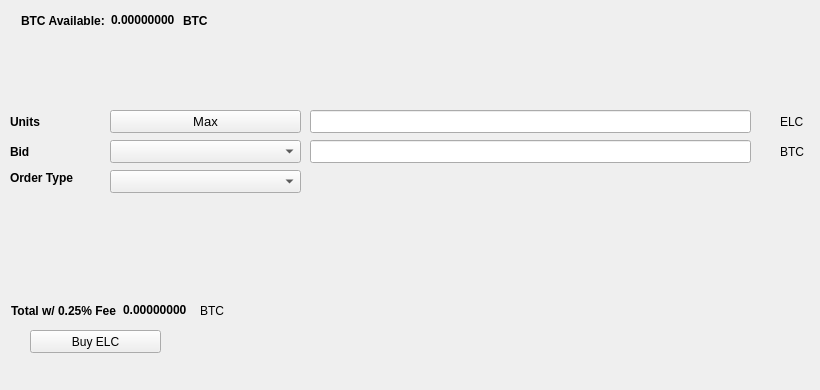
   <widget class="QWidget" name="BuyTab">
    <attribute name="title">
     <string>Buy</string>
    </attribute>
    <widget class="QPushButton" name="BuyELC">
     <property name="geometry">
      <rect>
       <x>30</x>
       <y>330</y>
       <width>131</width>
       <height>23</height>
      </rect>
     </property>
     <property name="text">
      <string>Buy ELC</string>
     </property>
     <property name="icon">
      <iconset resource="../elecash.qrc">
       <normaloff>:/icons/bitcoin</normaloff>:/icons/bitcoin</iconset>
     </property>
    </widget>
    <widget class="QLabel" name="label_3">
     <property name="geometry">
      <rect>
       <x>10</x>
       <y>110</y>
       <width>46</width>
       <height>23</height>
      </rect>
     </property>
     <property name="font">
      <font>
       <weight>75</weight>
       <bold>true</bold>
      </font>
     </property>
     <property name="text">
      <string>Units</string>
     </property>
    </widget>
    <widget class="QLineEdit" name="UnitsInput">
     <property name="geometry">
      <rect>
       <x>310</x>
       <y>110</y>
       <width>441</width>
       <height>23</height>
      </rect>
     </property>
     <property name="font">
      <font>
       <pointsize>9</pointsize>
       <weight>75</weight>
       <bold>true</bold>
      </font>
     </property>
    </widget>
    <widget class="QLineEdit" name="BuyBidPriceEdit">
     <property name="geometry">
      <rect>
       <x>310</x>
       <y>140</y>
       <width>441</width>
       <height>23</height>
      </rect>
     </property>
     <property name="font">
      <font>
       <pointsize>9</pointsize>
       <weight>75</weight>
       <bold>true</bold>
      </font>
     </property>
    </widget>
    <widget class="QLabel" name="label_4">
     <property name="geometry">
      <rect>
       <x>780</x>
       <y>110</y>
       <width>31</width>
       <height>23</height>
      </rect>
     </property>
     <property name="text">
      <string>ELC</string>
     </property>
    </widget>
    <widget class="QLabel" name="label_5">
     <property name="geometry">
      <rect>
       <x>780</x>
       <y>140</y>
       <width>31</width>
       <height>23</height>
      </rect>
     </property>
     <property name="text">
      <string>BTC</string>
     </property>
    </widget>
    <widget class="QLabel" name="label_6">
     <property name="geometry">
      <rect>
       <x>10</x>
       <y>140</y>
       <width>46</width>
       <height>23</height>
      </rect>
     </property>
     <property name="font">
      <font>
       <weight>75</weight>
       <bold>true</bold>
      </font>
     </property>
     <property name="text">
      <string>Bid</string>
     </property>
    </widget>
    <widget class="QLabel" name="label_7">
     <property name="geometry">
      <rect>
       <x>10</x>
       <y>170</y>
       <width>91</width>
       <height>16</height>
      </rect>
     </property>
     <property name="font">
      <font>
       <weight>75</weight>
       <bold>true</bold>
      </font>
     </property>
     <property name="text">
      <string>Order Type</string>
     </property>
    </widget>
    <widget class="QPushButton" name="Buy_Max_Amount">
     <property name="geometry">
      <rect>
       <x>110</x>
       <y>110</y>
       <width>191</width>
       <height>23</height>
      </rect>
     </property>
     <property name="font">
      <font>
       <pointsize>10</pointsize>
      </font>
     </property>
     <property name="text">
      <string>Max</string>
     </property>
    </widget>
    <widget class="QComboBox" name="BuyBidcomboBox">
     <property name="geometry">
      <rect>
       <x>110</x>
       <y>140</y>
       <width>191</width>
       <height>23</height>
      </rect>
     </property>
     <property name="font">
      <font>
       <pointsize>10</pointsize>
      </font>
     </property>
    </widget>
    <widget class="QComboBox" name="buyOrdertypeCombo">
     <property name="geometry">
      <rect>
       <x>110</x>
       <y>170</y>
       <width>191</width>
       <height>23</height>
      </rect>
     </property>
     <property name="font">
      <font>
       <pointsize>10</pointsize>
      </font>
     </property>
    </widget>
    <widget class="QWidget" name="layoutWidget1">
     <property name="geometry">
      <rect>
       <x>21</x>
       <y>11</y>
       <width>227</width>
       <height>19</height>
      </rect>
     </property>
     <layout class="QHBoxLayout" name="horizontalLayout_3">
      <item>
       <widget class="QLabel" name="label232">
        <property name="font">
         <font>
          <weight>75</weight>
          <bold>true</bold>
         </font>
        </property>
        <property name="text">
         <string>BTC Available:</string>
        </property>
       </widget>
      </item>
      <item>
       <widget class="QLabel" name="BtcAvailableLbl">
        <property name="palette">
         <palette>
          <active>
           <colorrole role="WindowText">
            <brush brushstyle="SolidPattern">
             <color alpha="255">
              <red>0</red>
              <green>0</green>
              <blue>0</blue>
             </color>
            </brush>
           </colorrole>
           <colorrole role="Button">
            <brush brushstyle="SolidPattern">
             <color alpha="255">
              <red>0</red>
              <green>170</green>
              <blue>0</blue>
             </color>
            </brush>
           </colorrole>
           <colorrole role="Light">
            <brush brushstyle="SolidPattern">
             <color alpha="255">
              <red>0</red>
              <green>255</green>
              <blue>0</blue>
             </color>
            </brush>
           </colorrole>
           <colorrole role="Midlight">
            <brush brushstyle="SolidPattern">
             <color alpha="255">
              <red>0</red>
              <green>212</green>
              <blue>0</blue>
             </color>
            </brush>
           </colorrole>
           <colorrole role="Dark">
            <brush brushstyle="SolidPattern">
             <color alpha="255">
              <red>0</red>
              <green>85</green>
              <blue>0</blue>
             </color>
            </brush>
           </colorrole>
           <colorrole role="Mid">
            <brush brushstyle="SolidPattern">
             <color alpha="255">
              <red>0</red>
              <green>113</green>
              <blue>0</blue>
             </color>
            </brush>
           </colorrole>
           <colorrole role="Text">
            <brush brushstyle="SolidPattern">
             <color alpha="255">
              <red>0</red>
              <green>170</green>
              <blue>0</blue>
             </color>
            </brush>
           </colorrole>
           <colorrole role="BrightText">
            <brush brushstyle="SolidPattern">
             <color alpha="255">
              <red>255</red>
              <green>255</green>
              <blue>255</blue>
             </color>
            </brush>
           </colorrole>
           <colorrole role="ButtonText">
            <brush brushstyle="SolidPattern">
             <color alpha="255">
              <red>0</red>
              <green>0</green>
              <blue>0</blue>
             </color>
            </brush>
           </colorrole>
           <colorrole role="Base">
            <brush brushstyle="SolidPattern">
             <color alpha="255">
              <red>255</red>
              <green>255</green>
              <blue>255</blue>
             </color>
            </brush>
           </colorrole>
           <colorrole role="Window">
            <brush brushstyle="SolidPattern">
             <color alpha="255">
              <red>0</red>
              <green>170</green>
              <blue>0</blue>
             </color>
            </brush>
           </colorrole>
           <colorrole role="Shadow">
            <brush brushstyle="SolidPattern">
             <color alpha="255">
              <red>0</red>
              <green>0</green>
              <blue>0</blue>
             </color>
            </brush>
           </colorrole>
           <colorrole role="AlternateBase">
            <brush brushstyle="SolidPattern">
             <color alpha="255">
              <red>127</red>
              <green>212</green>
              <blue>127</blue>
             </color>
            </brush>
           </colorrole>
           <colorrole role="ToolTipBase">
            <brush brushstyle="SolidPattern">
             <color alpha="255">
              <red>255</red>
              <green>255</green>
              <blue>220</blue>
             </color>
            </brush>
           </colorrole>
           <colorrole role="ToolTipText">
            <brush brushstyle="SolidPattern">
             <color alpha="255">
              <red>0</red>
              <green>0</green>
              <blue>0</blue>
             </color>
            </brush>
           </colorrole>
          </active>
          <inactive>
           <colorrole role="WindowText">
            <brush brushstyle="SolidPattern">
             <color alpha="255">
              <red>0</red>
              <green>0</green>
              <blue>0</blue>
             </color>
            </brush>
           </colorrole>
           <colorrole role="Button">
            <brush brushstyle="SolidPattern">
             <color alpha="255">
              <red>0</red>
              <green>170</green>
              <blue>0</blue>
             </color>
            </brush>
           </colorrole>
           <colorrole role="Light">
            <brush brushstyle="SolidPattern">
             <color alpha="255">
              <red>0</red>
              <green>255</green>
              <blue>0</blue>
             </color>
            </brush>
           </colorrole>
           <colorrole role="Midlight">
            <brush brushstyle="SolidPattern">
             <color alpha="255">
              <red>0</red>
              <green>212</green>
              <blue>0</blue>
             </color>
            </brush>
           </colorrole>
           <colorrole role="Dark">
            <brush brushstyle="SolidPattern">
             <color alpha="255">
              <red>0</red>
              <green>85</green>
              <blue>0</blue>
             </color>
            </brush>
           </colorrole>
           <colorrole role="Mid">
            <brush brushstyle="SolidPattern">
             <color alpha="255">
              <red>0</red>
              <green>113</green>
              <blue>0</blue>
             </color>
            </brush>
           </colorrole>
           <colorrole role="Text">
            <brush brushstyle="SolidPattern">
             <color alpha="255">
              <red>0</red>
              <green>170</green>
              <blue>0</blue>
             </color>
            </brush>
           </colorrole>
           <colorrole role="BrightText">
            <brush brushstyle="SolidPattern">
             <color alpha="255">
              <red>255</red>
              <green>255</green>
              <blue>255</blue>
             </color>
            </brush>
           </colorrole>
           <colorrole role="ButtonText">
            <brush brushstyle="SolidPattern">
             <color alpha="255">
              <red>0</red>
              <green>0</green>
              <blue>0</blue>
             </color>
            </brush>
           </colorrole>
           <colorrole role="Base">
            <brush brushstyle="SolidPattern">
             <color alpha="255">
              <red>255</red>
              <green>255</green>
              <blue>255</blue>
             </color>
            </brush>
           </colorrole>
           <colorrole role="Window">
            <brush brushstyle="SolidPattern">
             <color alpha="255">
              <red>0</red>
              <green>170</green>
              <blue>0</blue>
             </color>
            </brush>
           </colorrole>
           <colorrole role="Shadow">
            <brush brushstyle="SolidPattern">
             <color alpha="255">
              <red>0</red>
              <green>0</green>
              <blue>0</blue>
             </color>
            </brush>
           </colorrole>
           <colorrole role="AlternateBase">
            <brush brushstyle="SolidPattern">
             <color alpha="255">
              <red>127</red>
              <green>212</green>
              <blue>127</blue>
             </color>
            </brush>
           </colorrole>
           <colorrole role="ToolTipBase">
            <brush brushstyle="SolidPattern">
             <color alpha="255">
              <red>255</red>
              <green>255</green>
              <blue>220</blue>
             </color>
            </brush>
           </colorrole>
           <colorrole role="ToolTipText">
            <brush brushstyle="SolidPattern">
             <color alpha="255">
              <red>0</red>
              <green>0</green>
              <blue>0</blue>
             </color>
            </brush>
           </colorrole>
          </inactive>
          <disabled>
           <colorrole role="WindowText">
            <brush brushstyle="SolidPattern">
             <color alpha="255">
              <red>0</red>
              <green>85</green>
              <blue>0</blue>
             </color>
            </brush>
           </colorrole>
           <colorrole role="Button">
            <brush brushstyle="SolidPattern">
             <color alpha="255">
              <red>0</red>
              <green>170</green>
              <blue>0</blue>
             </color>
            </brush>
           </colorrole>
           <colorrole role="Light">
            <brush brushstyle="SolidPattern">
             <color alpha="255">
              <red>0</red>
              <green>255</green>
              <blue>0</blue>
             </color>
            </brush>
           </colorrole>
           <colorrole role="Midlight">
            <brush brushstyle="SolidPattern">
             <color alpha="255">
              <red>0</red>
              <green>212</green>
              <blue>0</blue>
             </color>
            </brush>
           </colorrole>
           <colorrole role="Dark">
            <brush brushstyle="SolidPattern">
             <color alpha="255">
              <red>0</red>
              <green>85</green>
              <blue>0</blue>
             </color>
            </brush>
           </colorrole>
           <colorrole role="Mid">
            <brush brushstyle="SolidPattern">
             <color alpha="255">
              <red>0</red>
              <green>113</green>
              <blue>0</blue>
             </color>
            </brush>
           </colorrole>
           <colorrole role="Text">
            <brush brushstyle="SolidPattern">
             <color alpha="255">
              <red>0</red>
              <green>85</green>
              <blue>0</blue>
             </color>
            </brush>
           </colorrole>
           <colorrole role="BrightText">
            <brush brushstyle="SolidPattern">
             <color alpha="255">
              <red>255</red>
              <green>255</green>
              <blue>255</blue>
             </color>
            </brush>
           </colorrole>
           <colorrole role="ButtonText">
            <brush brushstyle="SolidPattern">
             <color alpha="255">
              <red>0</red>
              <green>85</green>
              <blue>0</blue>
             </color>
            </brush>
           </colorrole>
           <colorrole role="Base">
            <brush brushstyle="SolidPattern">
             <color alpha="255">
              <red>0</red>
              <green>170</green>
              <blue>0</blue>
             </color>
            </brush>
           </colorrole>
           <colorrole role="Window">
            <brush brushstyle="SolidPattern">
             <color alpha="255">
              <red>0</red>
              <green>170</green>
              <blue>0</blue>
             </color>
            </brush>
           </colorrole>
           <colorrole role="Shadow">
            <brush brushstyle="SolidPattern">
             <color alpha="255">
              <red>0</red>
              <green>0</green>
              <blue>0</blue>
             </color>
            </brush>
           </colorrole>
           <colorrole role="AlternateBase">
            <brush brushstyle="SolidPattern">
             <color alpha="255">
              <red>0</red>
              <green>170</green>
              <blue>0</blue>
             </color>
            </brush>
           </colorrole>
           <colorrole role="ToolTipBase">
            <brush brushstyle="SolidPattern">
             <color alpha="255">
              <red>255</red>
              <green>255</green>
              <blue>220</blue>
             </color>
            </brush>
           </colorrole>
           <colorrole role="ToolTipText">
            <brush brushstyle="SolidPattern">
             <color alpha="255">
              <red>0</red>
              <green>0</green>
              <blue>0</blue>
             </color>
            </brush>
           </colorrole>
          </disabled>
         </palette>
        </property>
        <property name="font">
         <font>
          <weight>75</weight>
          <bold>true</bold>
         </font>
        </property>
        <property name="text">
         <string>0.00000000</string>
        </property>
        <property name="textInteractionFlags">
         <set>Qt::LinksAccessibleByMouse|Qt::TextSelectableByKeyboard|Qt::TextSelectableByMouse</set>
        </property>
       </widget>
      </item>
      <item>
       <widget class="QLabel" name="BtcAvailableLbl_2">
        <property name="font">
         <font>
          <weight>75</weight>
          <bold>true</bold>
         </font>
        </property>
        <property name="text">
         <string>BTC</string>
        </property>
       </widget>
      </item>
     </layout>
    </widget>
    <widget class="QWidget" name="layoutWidge2">
     <property name="geometry">
      <rect>
       <x>11</x>
       <y>301</y>
       <width>259</width>
       <height>19</height>
      </rect>
     </property>
     <layout class="QHBoxLayout" name="horizontalLayout_4">
      <item>
       <widget class="QLabel" name="label_9">
        <property name="font">
         <font>
          <weight>75</weight>
          <bold>true</bold>
         </font>
        </property>
        <property name="text">
         <string>Total w/ 0.25% Fee</string>
        </property>
       </widget>
      </item>
      <item>
       <widget class="QLabel" name="BuyCostLabel">
        <property name="palette">
         <palette>
          <active>
           <colorrole role="WindowText">
            <brush brushstyle="SolidPattern">
             <color alpha="255">
              <red>0</red>
              <green>0</green>
              <blue>0</blue>
             </color>
            </brush>
           </colorrole>
           <colorrole role="Button">
            <brush brushstyle="SolidPattern">
             <color alpha="255">
              <red>0</red>
              <green>170</green>
              <blue>0</blue>
             </color>
            </brush>
           </colorrole>
           <colorrole role="Light">
            <brush brushstyle="SolidPattern">
             <color alpha="255">
              <red>0</red>
              <green>255</green>
              <blue>0</blue>
             </color>
            </brush>
           </colorrole>
           <colorrole role="Midlight">
            <brush brushstyle="SolidPattern">
             <color alpha="255">
              <red>0</red>
              <green>212</green>
              <blue>0</blue>
             </color>
            </brush>
           </colorrole>
           <colorrole role="Dark">
            <brush brushstyle="SolidPattern">
             <color alpha="255">
              <red>0</red>
              <green>85</green>
              <blue>0</blue>
             </color>
            </brush>
           </colorrole>
           <colorrole role="Mid">
            <brush brushstyle="SolidPattern">
             <color alpha="255">
              <red>0</red>
              <green>113</green>
              <blue>0</blue>
             </color>
            </brush>
           </colorrole>
           <colorrole role="Text">
            <brush brushstyle="SolidPattern">
             <color alpha="255">
              <red>0</red>
              <green>170</green>
              <blue>0</blue>
             </color>
            </brush>
           </colorrole>
           <colorrole role="BrightText">
            <brush brushstyle="SolidPattern">
             <color alpha="255">
              <red>255</red>
              <green>255</green>
              <blue>255</blue>
             </color>
            </brush>
           </colorrole>
           <colorrole role="ButtonText">
            <brush brushstyle="SolidPattern">
             <color alpha="255">
              <red>0</red>
              <green>0</green>
              <blue>0</blue>
             </color>
            </brush>
           </colorrole>
           <colorrole role="Base">
            <brush brushstyle="SolidPattern">
             <color alpha="255">
              <red>255</red>
              <green>255</green>
              <blue>255</blue>
             </color>
            </brush>
           </colorrole>
           <colorrole role="Window">
            <brush brushstyle="SolidPattern">
             <color alpha="255">
              <red>0</red>
              <green>170</green>
              <blue>0</blue>
             </color>
            </brush>
           </colorrole>
           <colorrole role="Shadow">
            <brush brushstyle="SolidPattern">
             <color alpha="255">
              <red>0</red>
              <green>0</green>
              <blue>0</blue>
             </color>
            </brush>
           </colorrole>
           <colorrole role="AlternateBase">
            <brush brushstyle="SolidPattern">
             <color alpha="255">
              <red>127</red>
              <green>212</green>
              <blue>127</blue>
             </color>
            </brush>
           </colorrole>
           <colorrole role="ToolTipBase">
            <brush brushstyle="SolidPattern">
             <color alpha="255">
              <red>255</red>
              <green>255</green>
              <blue>220</blue>
             </color>
            </brush>
           </colorrole>
           <colorrole role="ToolTipText">
            <brush brushstyle="SolidPattern">
             <color alpha="255">
              <red>0</red>
              <green>0</green>
              <blue>0</blue>
             </color>
            </brush>
           </colorrole>
          </active>
          <inactive>
           <colorrole role="WindowText">
            <brush brushstyle="SolidPattern">
             <color alpha="255">
              <red>0</red>
              <green>0</green>
              <blue>0</blue>
             </color>
            </brush>
           </colorrole>
           <colorrole role="Button">
            <brush brushstyle="SolidPattern">
             <color alpha="255">
              <red>0</red>
              <green>170</green>
              <blue>0</blue>
             </color>
            </brush>
           </colorrole>
           <colorrole role="Light">
            <brush brushstyle="SolidPattern">
             <color alpha="255">
              <red>0</red>
              <green>255</green>
              <blue>0</blue>
             </color>
            </brush>
           </colorrole>
           <colorrole role="Midlight">
            <brush brushstyle="SolidPattern">
             <color alpha="255">
              <red>0</red>
              <green>212</green>
              <blue>0</blue>
             </color>
            </brush>
           </colorrole>
           <colorrole role="Dark">
            <brush brushstyle="SolidPattern">
             <color alpha="255">
              <red>0</red>
              <green>85</green>
              <blue>0</blue>
             </color>
            </brush>
           </colorrole>
           <colorrole role="Mid">
            <brush brushstyle="SolidPattern">
             <color alpha="255">
              <red>0</red>
              <green>113</green>
              <blue>0</blue>
             </color>
            </brush>
           </colorrole>
           <colorrole role="Text">
            <brush brushstyle="SolidPattern">
             <color alpha="255">
              <red>0</red>
              <green>170</green>
              <blue>0</blue>
             </color>
            </brush>
           </colorrole>
           <colorrole role="BrightText">
            <brush brushstyle="SolidPattern">
             <color alpha="255">
              <red>255</red>
              <green>255</green>
              <blue>255</blue>
             </color>
            </brush>
           </colorrole>
           <colorrole role="ButtonText">
            <brush brushstyle="SolidPattern">
             <color alpha="255">
              <red>0</red>
              <green>0</green>
              <blue>0</blue>
             </color>
            </brush>
           </colorrole>
           <colorrole role="Base">
            <brush brushstyle="SolidPattern">
             <color alpha="255">
              <red>255</red>
              <green>255</green>
              <blue>255</blue>
             </color>
            </brush>
           </colorrole>
           <colorrole role="Window">
            <brush brushstyle="SolidPattern">
             <color alpha="255">
              <red>0</red>
              <green>170</green>
              <blue>0</blue>
             </color>
            </brush>
           </colorrole>
           <colorrole role="Shadow">
            <brush brushstyle="SolidPattern">
             <color alpha="255">
              <red>0</red>
              <green>0</green>
              <blue>0</blue>
             </color>
            </brush>
           </colorrole>
           <colorrole role="AlternateBase">
            <brush brushstyle="SolidPattern">
             <color alpha="255">
              <red>127</red>
              <green>212</green>
              <blue>127</blue>
             </color>
            </brush>
           </colorrole>
           <colorrole role="ToolTipBase">
            <brush brushstyle="SolidPattern">
             <color alpha="255">
              <red>255</red>
              <green>255</green>
              <blue>220</blue>
             </color>
            </brush>
           </colorrole>
           <colorrole role="ToolTipText">
            <brush brushstyle="SolidPattern">
             <color alpha="255">
              <red>0</red>
              <green>0</green>
              <blue>0</blue>
             </color>
            </brush>
           </colorrole>
          </inactive>
          <disabled>
           <colorrole role="WindowText">
            <brush brushstyle="SolidPattern">
             <color alpha="255">
              <red>0</red>
              <green>85</green>
              <blue>0</blue>
             </color>
            </brush>
           </colorrole>
           <colorrole role="Button">
            <brush brushstyle="SolidPattern">
             <color alpha="255">
              <red>0</red>
              <green>170</green>
              <blue>0</blue>
             </color>
            </brush>
           </colorrole>
           <colorrole role="Light">
            <brush brushstyle="SolidPattern">
             <color alpha="255">
              <red>0</red>
              <green>255</green>
              <blue>0</blue>
             </color>
            </brush>
           </colorrole>
           <colorrole role="Midlight">
            <brush brushstyle="SolidPattern">
             <color alpha="255">
              <red>0</red>
              <green>212</green>
              <blue>0</blue>
             </color>
            </brush>
           </colorrole>
           <colorrole role="Dark">
            <brush brushstyle="SolidPattern">
             <color alpha="255">
              <red>0</red>
              <green>85</green>
              <blue>0</blue>
             </color>
            </brush>
           </colorrole>
           <colorrole role="Mid">
            <brush brushstyle="SolidPattern">
             <color alpha="255">
              <red>0</red>
              <green>113</green>
              <blue>0</blue>
             </color>
            </brush>
           </colorrole>
           <colorrole role="Text">
            <brush brushstyle="SolidPattern">
             <color alpha="255">
              <red>0</red>
              <green>85</green>
              <blue>0</blue>
             </color>
            </brush>
           </colorrole>
           <colorrole role="BrightText">
            <brush brushstyle="SolidPattern">
             <color alpha="255">
              <red>255</red>
              <green>255</green>
              <blue>255</blue>
             </color>
            </brush>
           </colorrole>
           <colorrole role="ButtonText">
            <brush brushstyle="SolidPattern">
             <color alpha="255">
              <red>0</red>
              <green>85</green>
              <blue>0</blue>
             </color>
            </brush>
           </colorrole>
           <colorrole role="Base">
            <brush brushstyle="SolidPattern">
             <color alpha="255">
              <red>0</red>
              <green>170</green>
              <blue>0</blue>
             </color>
            </brush>
           </colorrole>
           <colorrole role="Window">
            <brush brushstyle="SolidPattern">
             <color alpha="255">
              <red>0</red>
              <green>170</green>
              <blue>0</blue>
             </color>
            </brush>
           </colorrole>
           <colorrole role="Shadow">
            <brush brushstyle="SolidPattern">
             <color alpha="255">
              <red>0</red>
              <green>0</green>
              <blue>0</blue>
             </color>
            </brush>
           </colorrole>
           <colorrole role="AlternateBase">
            <brush brushstyle="SolidPattern">
             <color alpha="255">
              <red>0</red>
              <green>170</green>
              <blue>0</blue>
             </color>
            </brush>
           </colorrole>
           <colorrole role="ToolTipBase">
            <brush brushstyle="SolidPattern">
             <color alpha="255">
              <red>255</red>
              <green>255</green>
              <blue>220</blue>
             </color>
            </brush>
           </colorrole>
           <colorrole role="ToolTipText">
            <brush brushstyle="SolidPattern">
             <color alpha="255">
              <red>0</red>
              <green>0</green>
              <blue>0</blue>
             </color>
            </brush>
           </colorrole>
          </disabled>
         </palette>
        </property>
        <property name="font">
         <font>
          <weight>75</weight>
          <bold>true</bold>
         </font>
        </property>
        <property name="autoFillBackground">
         <bool>false</bool>
        </property>
        <property name="text">
         <string>0.00000000</string>
        </property>
        <property name="textInteractionFlags">
         <set>Qt::LinksAccessibleByMouse|Qt::TextSelectableByMouse</set>
        </property>
       </widget>
      </item>
      <item>
       <widget class="QLabel" name="label_10">
        <property name="font">
         <font>
          <weight>50</weight>
          <bold>false</bold>
         </font>
        </property>
        <property name="text">
         <string>BTC</string>
        </property>
       </widget>
      </item>
     </layout>
    </widget>
    <widget class="QLabel" name="label_24">
     <property name="geometry">
      <rect>
       <x>460</x>
       <y>300</y>
       <width>281</width>
       <height>81</height>
      </rect>
     </property>
     <property name="text">
      <string/>
     </property>
     <property name="pixmap">
      <pixmap>:/images/bittrex</pixmap>
     </property>
    </widget>
   </widget>
